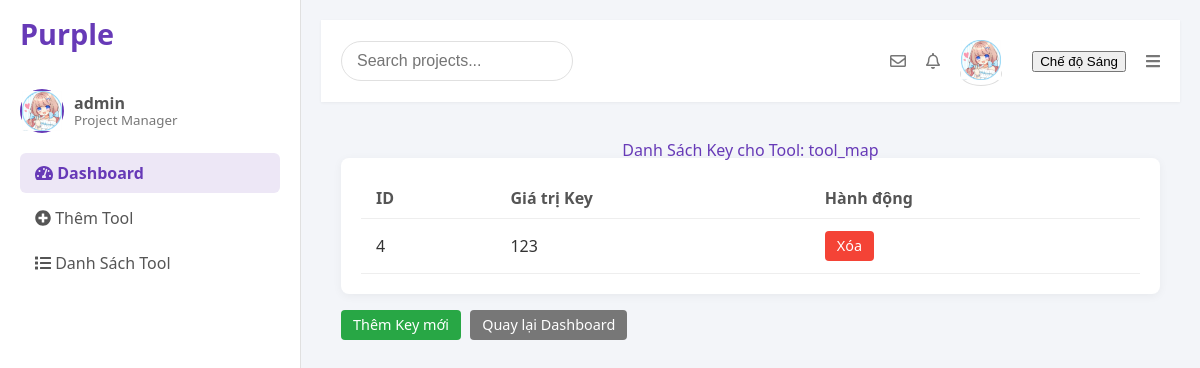
/admin/list_keys.php?tool_id=1 (signed in), run on the app's committed database.
### tables this page shows
CREATE TABLE `tools` (
  `id` int(11) NOT NULL,
  `name` varchar(255) NOT NULL,
  `description` text DEFAULT NULL,
  `is_active` tinyint(1) DEFAULT 1,
  `created_at` timestamp NOT NULL DEFAULT current_timestamp(),
  `updated_at` timestamp NOT NULL DEFAULT current_timestamp() ON UPDATE current_timestamp()
);

CREATE TABLE `keys` (
  `id` int(11) NOT NULL,
  `tool_id` int(11) NOT NULL,
  `key_value` varchar(255) NOT NULL,
  `status` varchar(50) DEFAULT 'active',
  `usage_count` int(11) DEFAULT 0,
  `last_used_at` timestamp NOT NULL DEFAULT current_timestamp() ON UPDATE current_timestamp(),
  `expiry_date` date DEFAULT NULL,
  `notes` text DEFAULT NULL,
  `created_at` timestamp NOT NULL DEFAULT current_timestamp(),
  `updated_at` timestamp NOT NULL DEFAULT current_timestamp() ON UPDATE current_timestamp()
);

### admin/list_keys.php (the view, shortened to what this page needs)
<?php
require_once 'config.php';
$tool_id = isset($_GET['tool_id']) && is_numeric($_GET['tool_id']) && $_GET['tool_id'] > 0 ? (int)$_GET['tool_id'] : null;
$tool_name = "";
$error = "";
$keys = [];
if ($tool_id) {
    $sql_tool_name = "SELECT `name` FROM `tools` WHERE `id` = ?";
    $stmt_tool_name = $conn->prepare($sql_tool_name);
    $stmt_tool_name->bind_param("i", $tool_id);
    $stmt_tool_name->execute();
    $result_tool_name = $stmt_tool_name->get_result();
    if ($result_tool_name->num_rows == 1) {
        $row_tool_name = $result_tool_name->fetch_assoc();
        $tool_name = $row_tool_name['name'];
        $sql = "SELECT `id`, `key_value` FROM `keys` WHERE `tool_id` = ?";
        $stmt = $conn->prepare($sql);
        $stmt->bind_param("i", $tool_id);
        $stmt->execute();
        $result = $stmt->get_result();
        if ($result->num_rows > 0) {
            while ($row = $result->fetch_assoc()) {
                $keys[] = $row;
            }
        }
    } else {
        $error = "Không tìm thấy tool với ID này.";
        error_log("list_keys.php: Error - Tool not found with ID: " . $tool_id);
    }
} else {
    $error = "Không có ID tool được cung cấp.";
    error_log("list_keys.php: Error - No valid tool ID provided.");
}
?>
<h1>Danh Sách Key cho Tool: <?php echo $tool_name; ?></h1>
<?php if (!empty($error)): ?>
    <div class="alert alert-danger"><?php echo $error; ?></div>
<?php else: ?>
    <?php if (!empty($keys)): ?>
        <div class="data-table">
            <table>
                <thead>
                    <tr>
                        <th>ID</th>
                        <th>Giá trị Key</th>
                        <th>Hành động</th>
                    </tr>
                </thead>
                <tbody>
                    <?php foreach ($keys as $key): ?>
                        <tr>
                            <td><?php echo $key['id']; ?></td>
                            <td><?php echo htmlspecialchars($key['key_value']); ?></td>
                            <td>
                                <a href="delete_key.php?id=<?php echo $key['id']; ?>&tool_id=<?php echo $tool_id; ?>"
   class="btn btn-danger btn-sm action-button"
   data-action="delete-key"
   data-item-id="<?php echo $key['id']; ?>"
   data-item-name="<?php echo htmlspecialchars($key['key_value']); ?>">Xóa</a>
                            </td>
                        </tr>
                    <?php endforeach; ?>
                </tbody>
            </table>
        </div>
    <?php else: ?>
        <div class="alert alert-info">Không có key nào được thêm cho tool này.</div>
    <?php endif; ?>
<?php endif; ?>
<div class="mt-3">
    <a href="add_key.php?tool_id=<?php echo $tool_id; ?>" class="btn btn-success btn-sm">Thêm Key mới</a>
    <a href="index.php" class="btn btn-secondary btn-sm">Quay lại Dashboard</a>
</div>
<?php
require_once 'template.php';
?>

### css/style.css (style rules this page uses)
body { font-family: 'Segoe UI', Tahoma, Geneva, Verdana, sans-serif; background-color: #f8f9fa; color: #333; margin: 0; padding: 20px; display: flex; justify-content: center; align-items: center; min-height: 100vh; }
h1 { color: #673ab7; text-align: center; margin-bottom: 30px; }

### css/admin_style.css (style rules this page uses)
body, h1, h2, h3, h4, h5, h6, p, ul, li { margin: 0; padding: 0; border: 0; font-size: 100%; font: inherit; vertical-align: baseline; }
body { font-family: 'Segoe UI', Tahoma, Geneva, Verdana, sans-serif; background-color: #f3f5f9; color: #333; line-height: 1; min-width: 100vw; min-height: 100vh; overflow-x: hidden; }
.data-table { background-color: #fff; border-radius: 8px; box-shadow: 0 2px 10px rgba(0, 0, 0, 0.05); padding: 20px; overflow-x: auto; }
.data-table table { width: 100%; border-collapse: collapse; }
.data-table th, .data-table td { padding: 12px 15px; border-bottom: 1px solid #eee; text-align: left; }
.data-table th { font-weight: bold; color: #555; }
.data-table .btn { padding: 8px 12px; font-size: 0.9rem; border-radius: 4px; cursor: pointer; text-decoration: none; margin-right: 5px; }
.data-table .btn-danger { background-color: #f44336; color: #fff; border: none; }
.btn { padding: 12px 20px; font-size: 1rem; border-radius: 5px; cursor: pointer; text-decoration: none; transition: background-color 0.3s ease; display: inline-block; margin-right: 5px; }
.btn-secondary { background-color: #777; color: #fff; border: none; }
.btn-success { background-color: #28a745; color: #fff; border: none; }
.btn-danger { background-color: #dc3545; color: #fff; border: none; }
.btn-sm { padding: 8px 12px; font-size: 0.9rem; border-radius: 4px; }
.mt-3 { margin-top: 1rem; }

### data on the page
tools: name "tool_map"
keys: id "4", key_value "123"

### other printed values
$_SESSION['username'] "admin"
